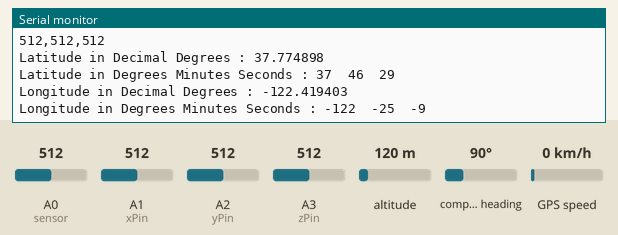
Simulated run of this sketch. Board: Arduino Uno, built with avr-gcc and run on an emulated ATmega328P. Parts: the last lines printed to the serial monitor. Inputs (shaded band) come from the test bench; at power-on: A1 (xPin) = 512, A2 (yPin) = 512, A3 (zPin) = 512, A0 (sensor) = 512, altitude 120 m, compass heading 90°, GPS speed 0 km/h. The GPS gets a fix after 3 s at 37.7749, -122.4194 with 8 satellites; the modem accepts every AT command (registered, SIM ready, sends succeed) and sends nothing else.

Above: at 19.8 s.
19.9 s: A1 (xPin) set to 110
At 32.3 s:
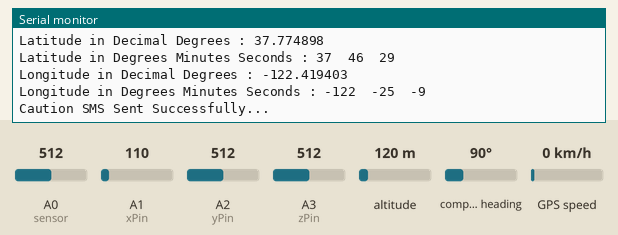
33.9 s: A1 (xPin) set to 92
At 34.0 s:
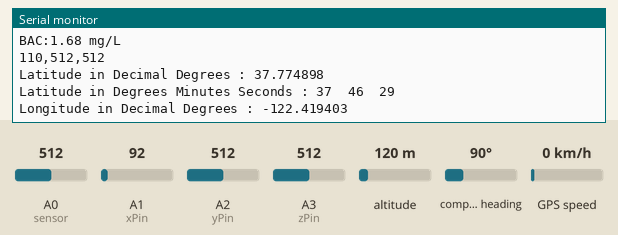
35.4 s: A2 (yPin) set to 107
At 48.5 s:
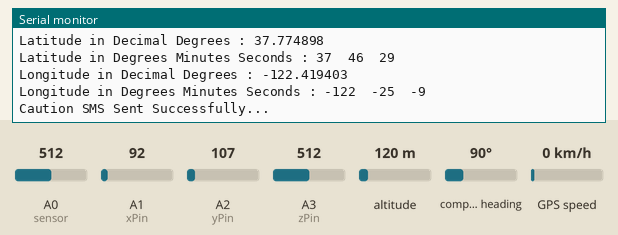
49.4 s: A2 (yPin) set to 91
At 49.41 s:
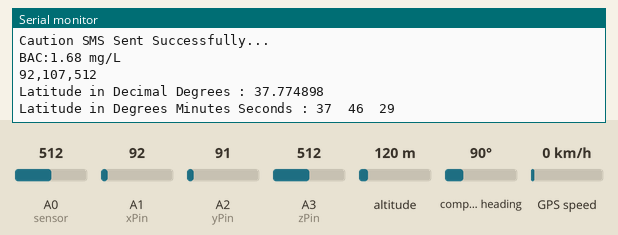
50.9 s: A3 (zPin) set to 111
At 64.86 s:
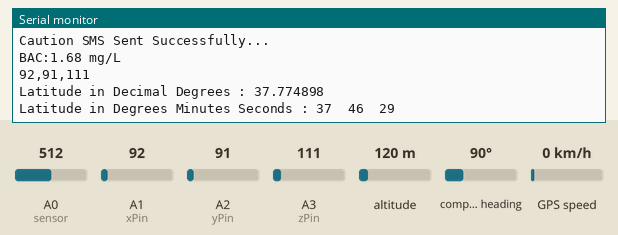
64.9 s: A3 (zPin) set to 92
At 66.3 s:
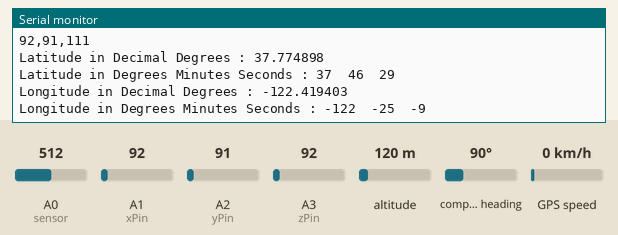
Timing chart, 0 to 67.4 s (numbered marks = the images above; inputs shaded):
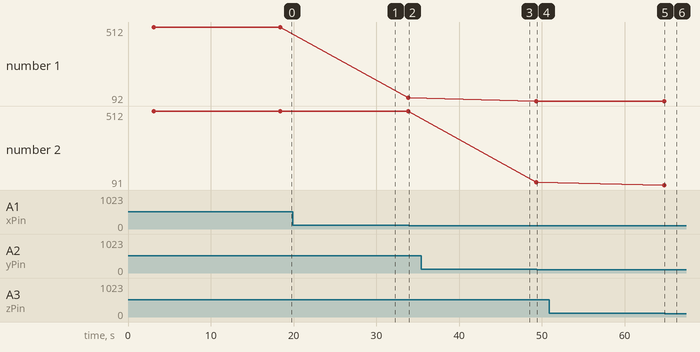

The sketch:

SOS.ino
```cpp
#include <TinyGPS++.h>
#include <SoftwareSerial.h>
#define sensor A0
#define AlcoTresh 1.0
SoftwareSerial GPS_SoftSerial(4, 3);/* (Rx, Tx) */
SoftwareSerial gsm(5,6);//(Tx,Rx)
TinyGPSPlus gps;
double lat_val, lng_val;
const int xPin = A1;    // X output of the accelerometer
const int yPin = A2;    // Y output of the accelerometer
const int zPin = A3;    // Z output of the accelerometer
int xr,yr,zr;
volatile float minutes, seconds;
volatile int degree, secs, mins;

void setup() {
  pinMode(xPin, INPUT);
  pinMode(yPin, INPUT);
  pinMode(zPin, INPUT);
  pinMode(sensor,INPUT);
  Serial.begin(9600); /* Define baud rate for serial communication */
  gsm.begin(9600);
  delay(2000);
  GPS_SoftSerial.begin(9600); /* Define baud rate for software serial communication */
}

void loop() {
/////////////////////////////////// SENSING PART  //////////////////////////////////////
    int x=0;
    float adcValue=0;
    for(int i=0;i<10;i++)
    {
      adcValue+= analogRead(sensor);
      delay(10);
    }
    xr = analogRead(xPin);
    yr = analogRead(yPin);
    zr = analogRead(zPin);
    float v=(adcValue/10)*(5.0/1024.0);
    float mgL= 0.67*v;
        smartDelay(1000); /* Generate precise delay of 1ms */
        unsigned long start;
        //double lat_val, lng_val;
        uint8_t hr_val, min_val, sec_val;
        bool loc_valid, alt_valid, time_valid;
        lat_val = gps.location.lat(); /* Get latitude data */
        loc_valid = gps.location.isValid(); /* Check if valid location data is available */
        lng_val = gps.location.lng(); /* Get longtitude data */
        //alt_m_val = gps.altitude.meters();  /* Get altitude data in meters */
        alt_valid = gps.altitude.isValid(); /* Check if valid altitude data is available */
        hr_val = gps.time.hour(); /* Get hour */
        min_val = gps.time.minute();  /* Get minutes */
        sec_val = gps.time.second();  /* Get seconds */
        time_valid = gps.time.isValid();  /* Check if valid time data is available */

/******************************
int q[10];
int front=0,rear=0,r=0,n=10;
    if(rear==n)
        rear=0;

    q[rear]=secs;
    rear++;

int traverse()
{
    for(int i=0;i<n;i++)
    {
        if(q[i]==secs)
            return 1;
    }
    return 0;
}
    int z;
    z=traverse();
*******************************/
  //////////////////////////////  PRINTING ALL VALUES   /////////////////////////////////////
    Serial.print("BAC:");
    Serial.print(mgL);
    Serial.print(" mg/L\n");
    Serial.print(xr);
    Serial.print(",");
    Serial.print(yr);
    Serial.print(",");
    Serial.print(zr);
    Serial.print("\n");
    if (!loc_valid)
    {
          Serial.print("Latitude : ");
          Serial.println("*****");
          Serial.print("Longitude : ");
          Serial.println("*****");
    }
    else
    {
          DegMinSec(lat_val);
          Serial.print("Latitude in Decimal Degrees : ");
          Serial.println(lat_val, 6);
          Serial.print("Latitude in Degrees Minutes Seconds : ");
          Serial.print(degree);
          Serial.print("\t");
          Serial.print(mins);
          Serial.print("\t");
          Serial.println(secs);
          DegMinSec(lng_val); /* Convert the decimal degree value into degrees minutes seconds form */
          Serial.print("Longitude in Decimal Degrees : ");
          Serial.println(lng_val, 6);
          Serial.print("Longitude in Degrees Minutes Seconds : ");
          Serial.print(degree);
          Serial.print("\t");
          Serial.print(mins);
          Serial.print("\t");
          Serial.println(secs);
          Serial.println("");
    }
//////////////////////////////   END OF SENSING AND PRINTING  ///////////////////////////////////////
    //////////////////////////    CONDITIONS    /////////////////////////////////////////////////
    if(mgL>AlcoTresh)
    {
      x = TriggerSMS(1);
      if(x==1)
      {
        Serial.println("Caution SMS Sent Successfully...");
      }
    }

    if((((xr>435) && (xr<480))  &&  ((zr>450) && (zr<480))) || (((xr>360) && (xr<380))  &&  ((zr>450) && (zr<480))))
    {
      Serial.println("Tilting!!!!!!!!!!");
      x = TriggerSMS(2);
      if(x==1)
      {
        Serial.println("SOS SMS Sent Successfully...");
      }
    }
    delay(1000);////////DELAY FOR WHOLE LOOP.....
}


////////////////////FUNCTIONS BLOCK////////////////////////////////////////////////////////////
static void smartDelay(unsigned long ms)
{
  unsigned long start = millis();
  do
  {
    while (GPS_SoftSerial.available())  /* Encode data read from GPS while data is available on serial port */
      gps.encode(GPS_SoftSerial.read());
/* Encode basically is used to parse the string received by the GPS and to store it in a buffer so that information can be extracted from it */
  } while (millis() - start < ms);
}

void DegMinSec( double tot_val)   /* Convert data in decimal degrees into degrees minutes seconds form */
{
  degree = (int)tot_val;
  minutes = tot_val - degree;
  seconds = 60 * minutes;
  minutes = (int)seconds;
  mins = (int)minutes;
  seconds = seconds - minutes;
  seconds = 60 * seconds;
  secs = (int)seconds;
}

int TriggerSMS(int param)
{
  delay(10000);
  Serial.begin(9600);
  gsm.begin(9600);

  if(param == 1)
  {
    gsm.println("AT+CMGF=1");
    delay(1000);
    gsm.println("AT+CMGS=\"+918553362552\"\r"); //replace x by your number
    delay(1000);
    gsm.print("!!!CAUTION!!! Drink And Drive, Please Stop Driving...");
    delay(100);
    gsm.println((char)26);
  }
  else
  {
    gsm.println("AT+CMGF=1");
    delay(1000);
    gsm.println("AT+CMGS=\"+919740344922\"\r"); //replace x by your number
    delay(1000);
    gsm.print("!!!ALERT!!!Your friend met with an accident at https://www.google.com/maps/search/");
    gsm.print(lat_val,6);
    gsm.print(",");
    gsm.print(lng_val,6);
    delay(100);
    gsm.println((char)26);
  }
  delay(1000);
  return 1;
}

////////////////////////////////////BUFFER BLOCK///////////////////////////////////////////////////////
```

Measured:
- the behaviour switches between 100 and 99 on A1 (xPin) (found by bisection; images 1 and 2)
- the behaviour switches between 100 and 99 on A2 (yPin) (found by bisection; images 3 and 4)
- the behaviour switches between 100 and 99 on A3 (zPin) (found by bisection; images 5 and 6)
- after the input at 50.9 s, the serial monitor: prints a new line after 13.9 s (image 5)
- plotted number 1: 512 → 110 after the input at 19.9 s
- plotted number 2: 512 → 107 after the input at 35.4 s
